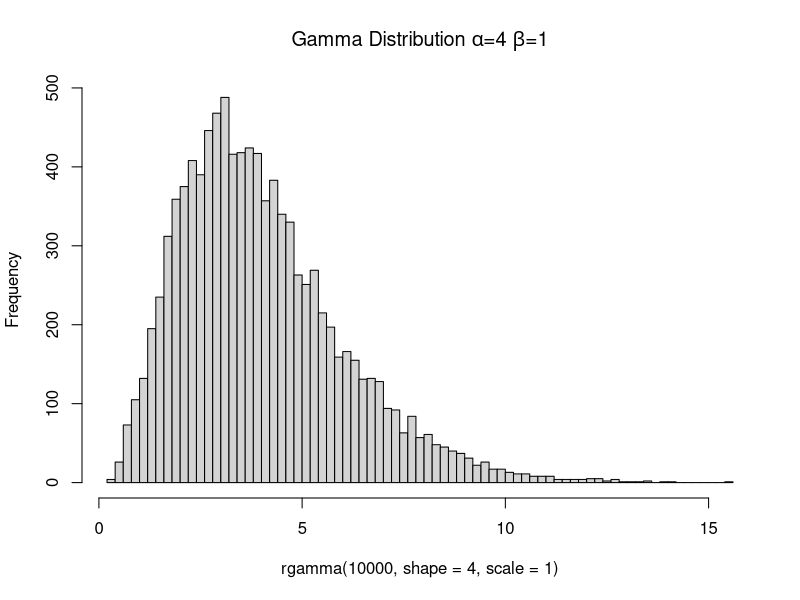
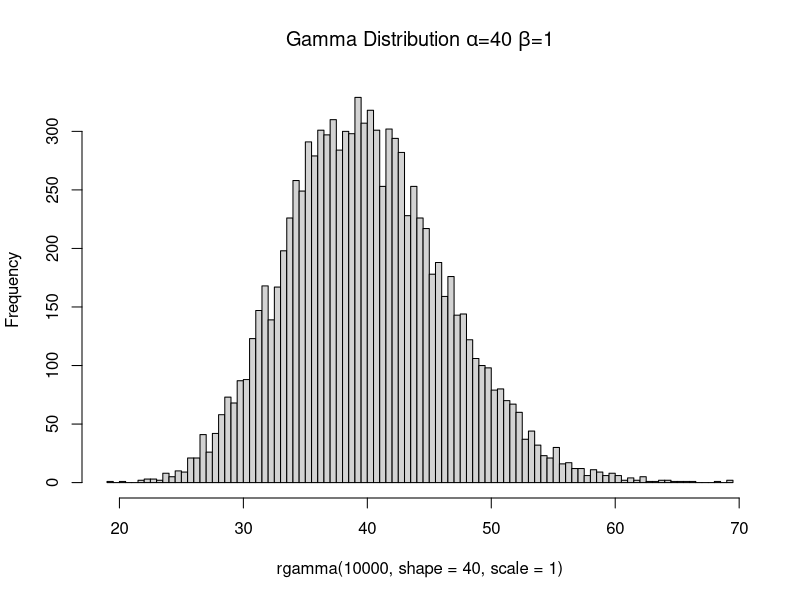
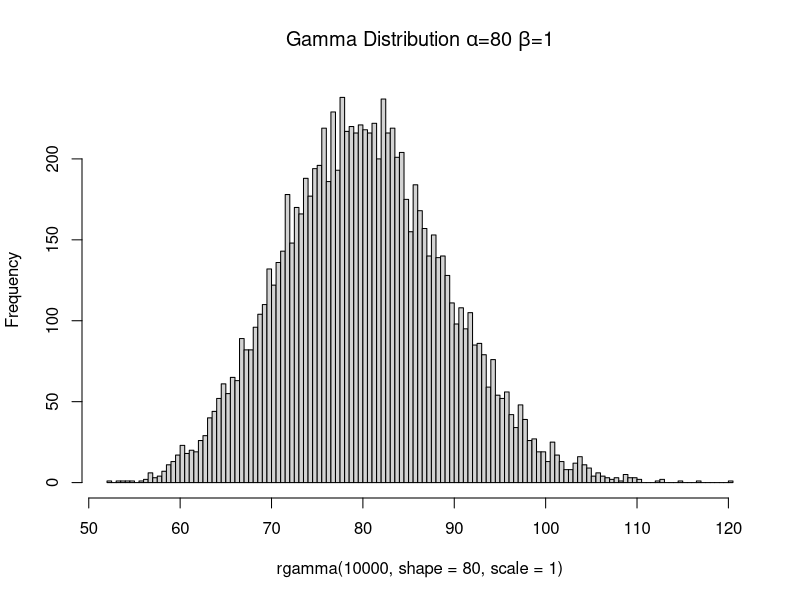
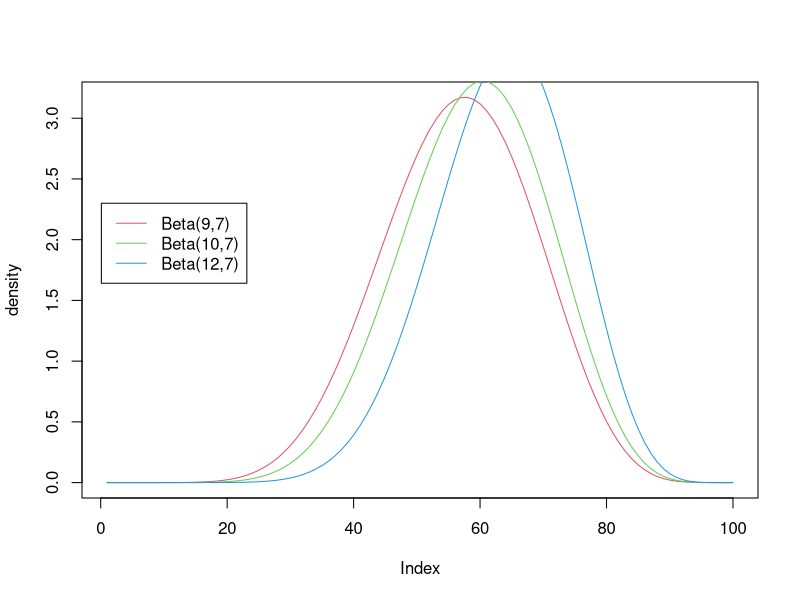
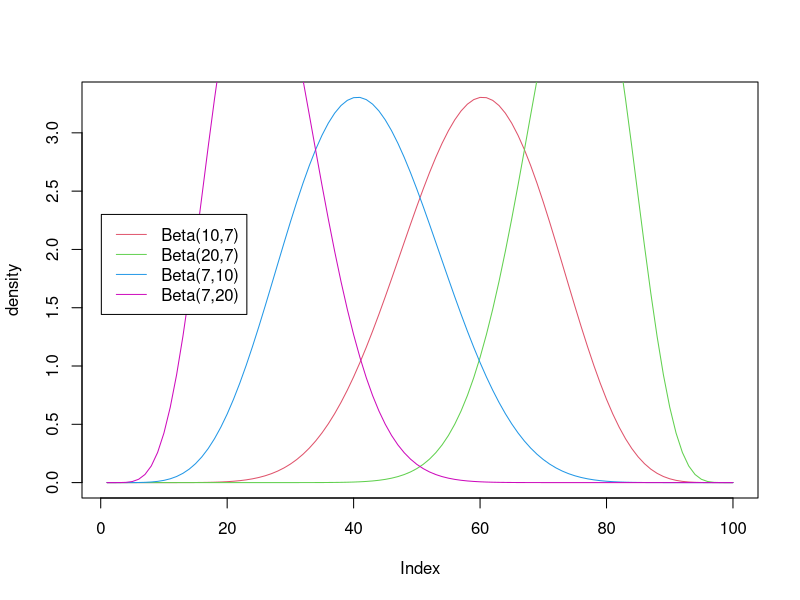
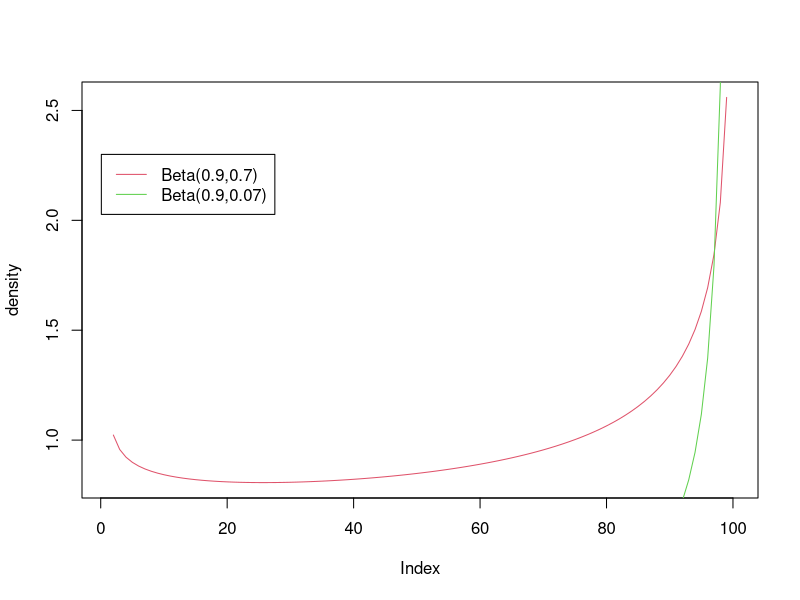
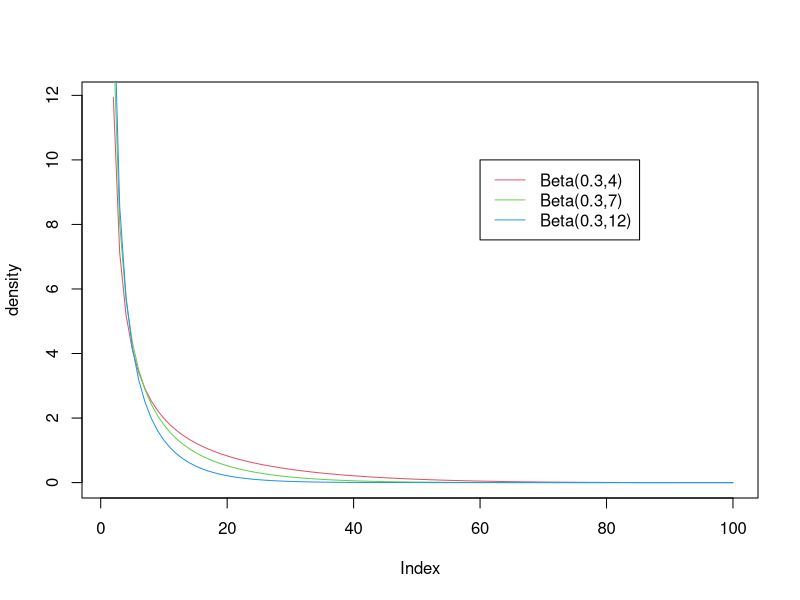
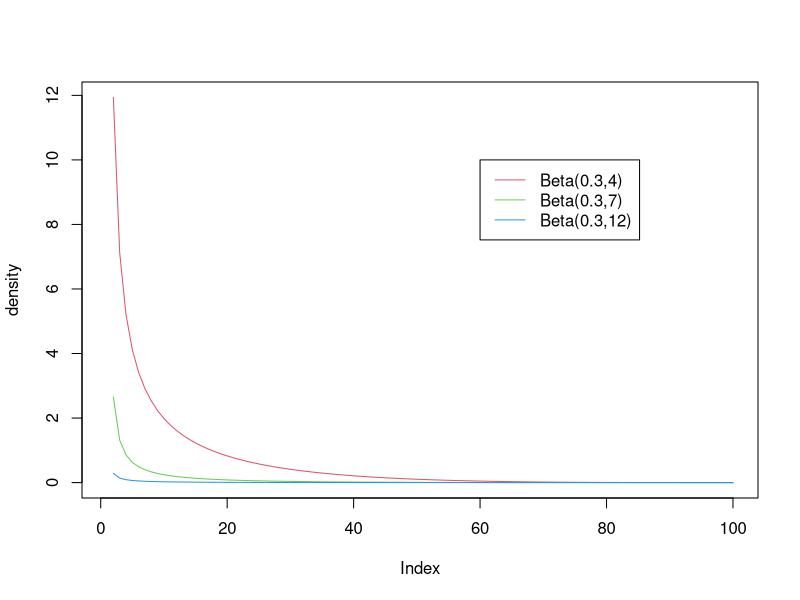

Write the R code that produced these figures, in order.
## ---- chunk 1
knitr::opts_chunk$set(echo = TRUE)
## ---- chunk 2
hist(rgamma(10000,shape = 4,scale = 1),breaks = 100,main = expression(paste("Gamma Distribution ",alpha,"=",4," ",beta,"=",1)))
hist(rgamma(10000,shape = 40,scale = 1),breaks = 100,main = expression(paste("Gamma Distribution ",alpha,"=",40," ",beta,"=",1)))
hist(rgamma(10000,shape = 80,scale = 1),breaks = 100,main = expression(paste("Gamma Distribution ",alpha,"=",80," ",beta,"=",1)))
## ---- chunk 3
p=seq(0,1,length.out = 100)
plot(dbeta(p,shape1 =9, shape2 =7), ylab="density",type ="l", col=2)
lines(dbeta(p,shape1 =10, shape2 =7),type ="l", col=3)
lines(dbeta(p,shape1 =12, shape2 =7),type ="l", col=4)
legend(0.1,2.3, c("Beta(9,7)","Beta(10,7)", "Beta(12,7)"),lty=c(1,1,1),col=c(2,3,4))
## ---- chunk 4
p=seq(0,1,length.out = 100)
plot(dbeta(p,shape1 =10, shape2 =7), ylab="density",type ="l", col=2)
lines(dbeta(p,shape1 =20, shape2 =7),type ="l", col=3)
lines(dbeta(p,shape1 =7, shape2 =10),type ="l", col=4)
lines(dbeta(p,shape1 =7, shape2 =20),type ="l", col=6)
legend(0.1,2.3, c("Beta(10,7)","Beta(20,7)", "Beta(7,10)","Beta(7,20)"),lty=c(1,1,1,1),col=c(2,3,4,6))
## ---- chunk 5
p=seq(0,1,length.out = 100)
plot(dbeta(p,shape1 =0.9, shape2 =0.7), ylab="density",type ="l", col=2)
lines(dbeta(p,shape1 =0.9, shape2 =0.07),type ="l", col=3)
legend(0.1,2.3, c("Beta(0.9,0.7)","Beta(0.9,0.07)"),lty=c(1,1),col=c(2,3))
## ---- chunk 6
p=seq(0,1,length.out = 100)
plot(dbeta(p,shape1 =0.3, shape2 =4), ylab="density",type ="l", col=2)
lines(dbeta(p,shape1 =0.3, shape2 =7),type ="l", col=3)
lines(dbeta(p,shape1 =0.3, shape2 =12),type ="l", col=4)
legend(60,10, c("Beta(0.3,4)","Beta(0.3,7)", "Beta(0.3,12)"),lty=c(1,1,1),col=c(2,3,4))
## ---- chunk 7
pbeta(0.2, shape1=0.3, shape2=4,lower.tail = FALSE)
pbeta(0.2, shape1=0.3, shape2=7,lower.tail = FALSE)
pbeta(0.2, shape1=0.3, shape2=12,lower.tail = FALSE)
## ---- chunk 8
p=seq(0,1,length.out = 100)
plot(dbeta(p,shape1 =0.3, shape2 =4), ylab="density",type ="l", col=2)
lines(dbeta(p,shape1 =0.03, shape2 =4),type ="l", col=3)
lines(dbeta(p,shape1 =0.003, shape2 =4),type ="l", col=4)
legend(60,10, c("Beta(0.3,4)","Beta(0.3,7)", "Beta(0.3,12)"),lty=c(1,1,1),col=c(2,3,4))
## ---- chunk 9

n=40
m=128.6
sd=2.1
mean=130
#Ho: mean=130, Ha: mean<130
z=(m-mean)/(sd/sqrt(n))
## ---- chunk 10
x<-c(19.1,38.2,57.3,76.2,95,114,131,150,170)
y<-c(0.095,0.174,0.256,0.348,0.429,0.5,0.58,0.651,0.722)
summary(lm(y~x))
## ---- chunk 11
x<-c(-7,-5,-3,-1,1,3,5,7)
y<-c(18.5,22.6,27.2,31.2,33,44.9,49.4,35)

#a)linear
lm(y~x)

#b)quadratic
lm(y~x+I(x^2))
